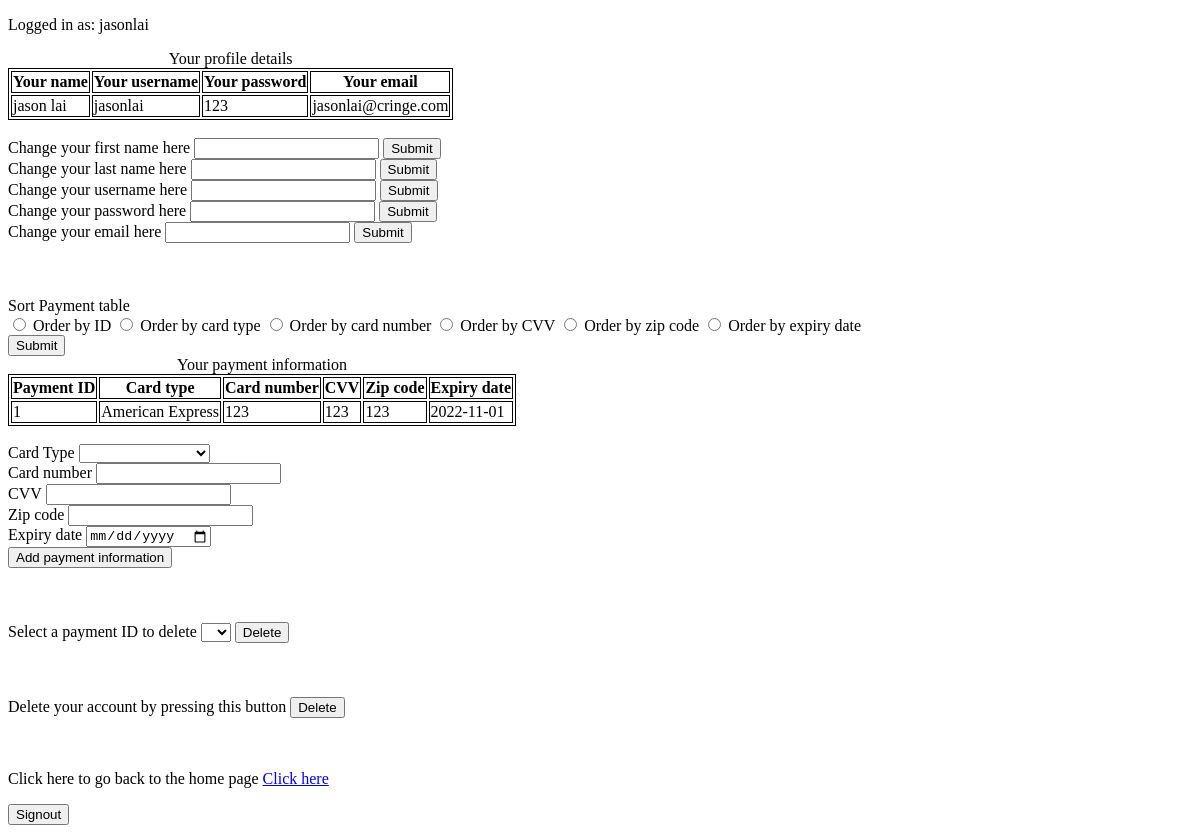
Before: /userFiles/profileEdit.php (signed in) with the older database file.
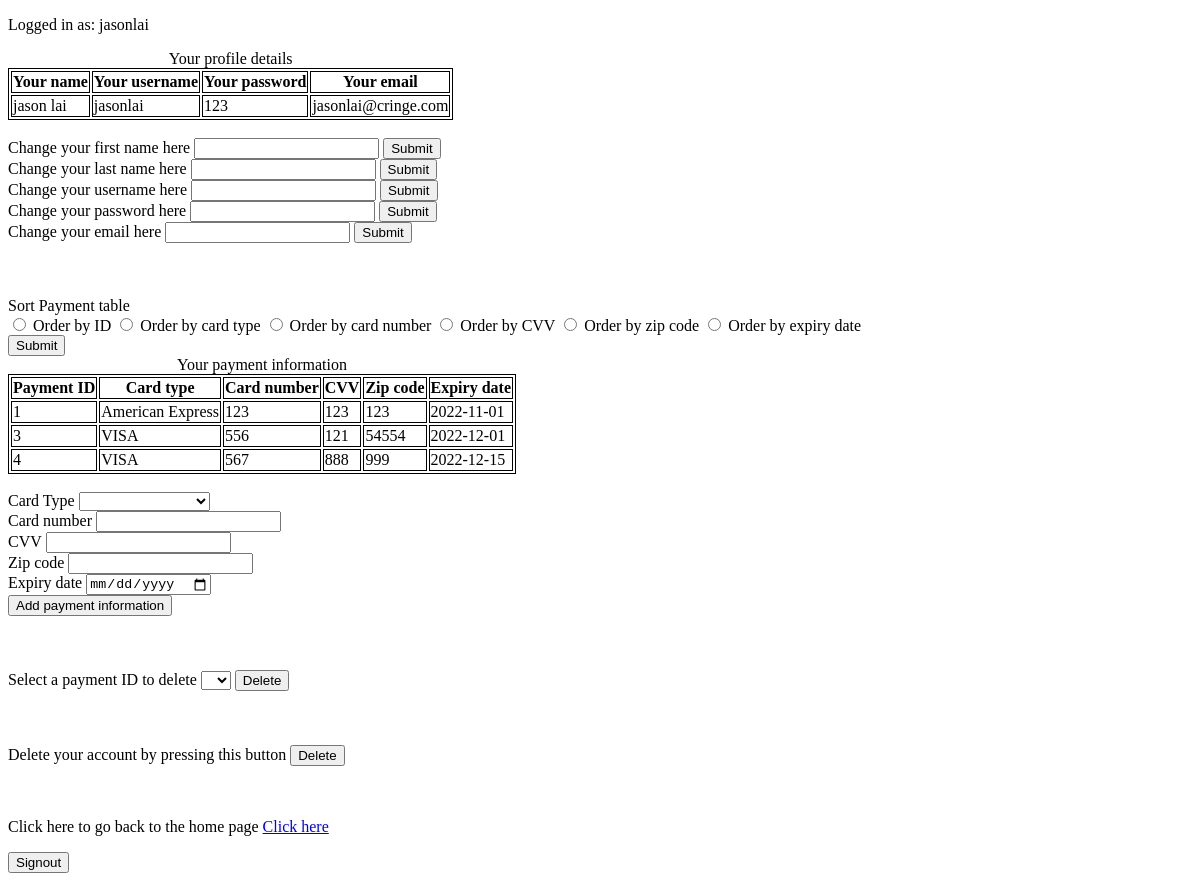
After: the same page with the newer database file.
### tables this page shows
CREATE TABLE `payment_info` (
  `payment_id` int(11) NOT NULL,
  `user_id` int(11) NOT NULL,
  `card_type` text NOT NULL,
  `card_num` text NOT NULL,
  `CVV` text NOT NULL,
  `zip_code` text NOT NULL,
  `exp_date` date NOT NULL
);

### userFiles/profileEditBackend.php (the view, shortened to what this page needs)
<?php
$link = mysqli_connect(DB_SERVER, DB_USERNAME, DB_PASSWORD, DB_NAME);
$student_table = "";
$payload = "SELECT user_id, user_fname, user_lname, username, password, email FROM user WHERE user_id = '".$_SESSION['user_id']."'";
$result = mysqli_query($link, $payload);
if (mysqli_num_rows($result) > 0) {
	$row = mysqli_fetch_assoc($result);
	$student_table .= "<table><caption>Your profile details</caption><tr><th>Your name</th><th>Your username</th><th>Your password</th><th>Your email</th></tr>";
	$student_table .= "<tr><td>".$row["user_fname"]." ".$row["user_lname"]."</td><td>".$row["username"]."</td><td>".$row["password"]."</td><td>".$row["email"]."</td></tr>";
	$student_table .= "</table>";
}
else
{
	$student_table .= "<table><tr><th>Student name</th><th>Student username</th><th>Student password</th><th>Student email</th></tr></table>";
	$student_table .= "<p>0 results</p>";
}
$payload = "SELECT payment_id, card_type, card_num, CVV, zip_code, exp_date FROM payment_info WHERE user_id = '".$_SESSION['user_id']."'";
$payment_table = print_payment_table($link, $payload);
function print_payment_table($link, $payload) {
	$table = "<table><caption>Your payment information</caption><tr><th>Payment ID</th><th>Card type</th><th>Card number</th><th>CVV</th><th>Zip code</th><th>Expiry date</th></tr>";
	$result = mysqli_query($link, $payload);
	if (mysqli_num_rows($result) > 0) {
		while ($row = mysqli_fetch_assoc($result)) {
			$table .= "<tr><td>".$row["payment_id"]."</td><td>".$row["card_type"]."</td><td>".$row["card_num"]."</td><td>".$row["CVV"]."</td><td>".$row["zip_code"]."</td><td>".$row["exp_date"]."</td></tr>";
		}
		$table .= "</table>";
	}
	else
	{
		$table .= "</table>";
		$table .= "<p>0 results</p>";
	}
	return $table;
}
?>

Changed rows visible on the page:
added payment_info: payment_id "3", card_type "VISA", card_num "556", CVV "121", zip_code "54554", exp_date "2022-12-01"
added payment_info: payment_id "4", card_type "VISA", card_num "567", CVV "888", zip_code "999", exp_date "2022-12-15"
